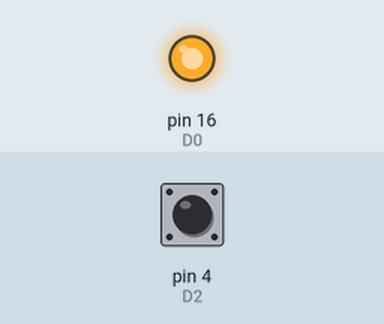
Recording of a sketch running on a simulated Arduino Uno, built with avr-gcc and run on an emulated ATmega328P. Shown: output pins drawn as LEDs (lit = HIGH). Inputs (shaded band) come from the test bench; at power-on: pin 4 (D2) HIGH.

Above: at 1.2 s.
1.3 s: pin 4 (D2) pulled LOW for 0.15 s
At 1.37 s:
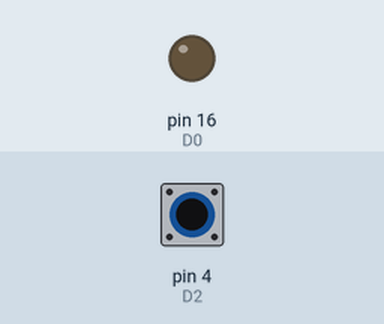
2.9 s: pin 4 (D2) pulled LOW for 3.2 s
At 6.6 s:
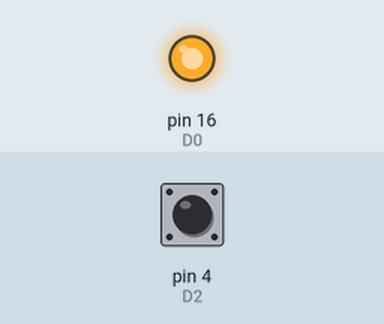
Timing chart, 0 to 8.1 s (numbered marks = the images above; inputs shaded):
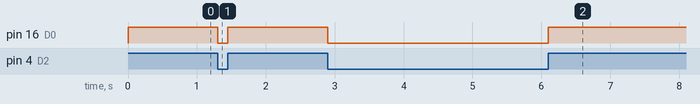

The sketch:

sketch_aug02a.ino
```cpp
#define D2 4
#define button D2
#define pressed HIGH
#define D0 16
#define LED D0
void setup()
{
pinMode(button,INPUT_PULLUP);
pinMode(LED,OUTPUT);

}
void loop()
{
bool ReadSwitch = digitalRead(button);
if(ReadSwitch == pressed)
{
digitalWrite(LED,HIGH);
  }
  else {
    digitalWrite(LED,LOW);
  }

}
```

Measured:
- after the input at 1.3 s, pin 16 (D0): HIGH → LOW at once, → HIGH 0.15 s later
- after the input at 2.9 s, pin 16 (D0): HIGH → LOW at once, → HIGH 3.2 s later
